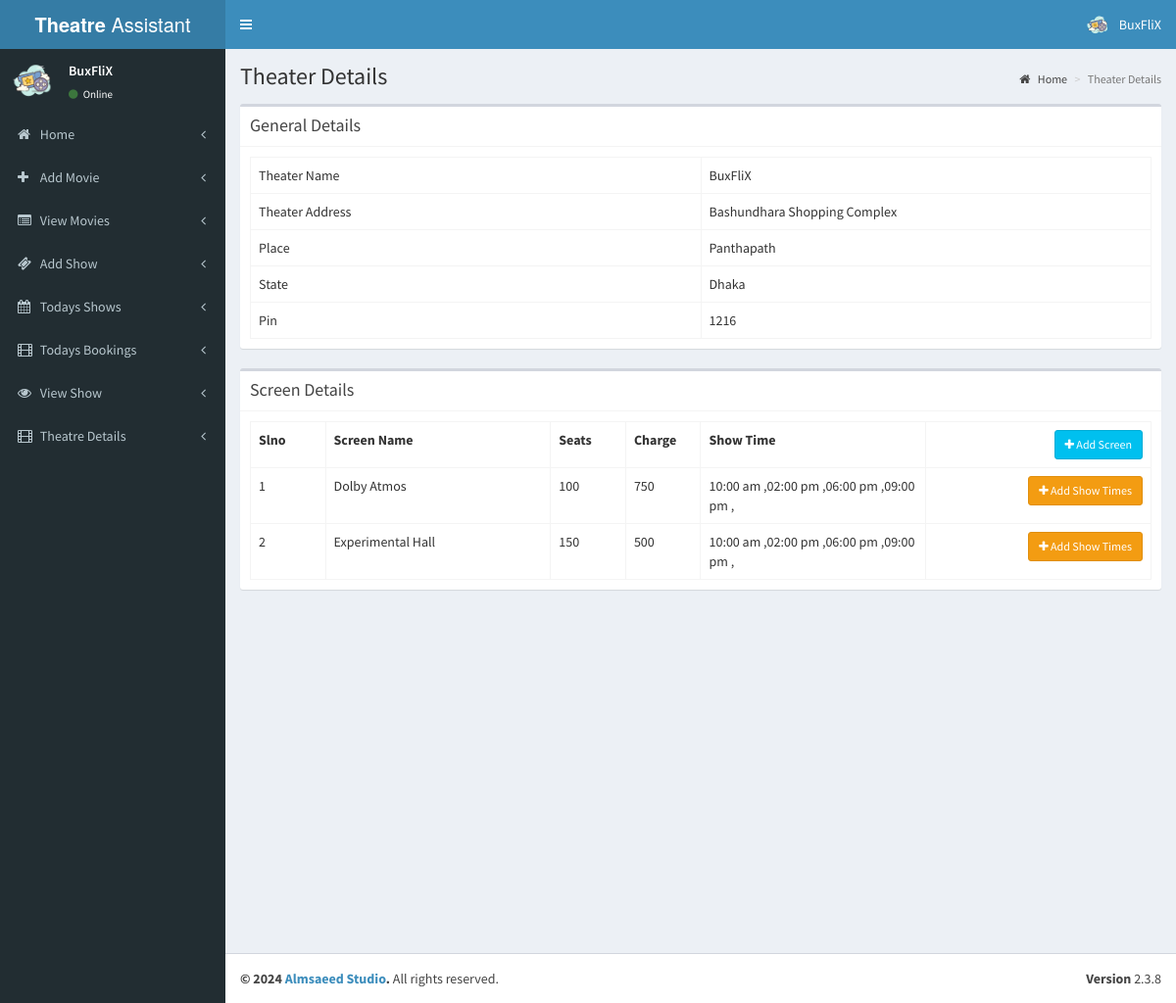
/theatre/pages/add_theatre_2.php (signed in), run on the app's committed database.
### tables this page shows
CREATE TABLE `Theater` (
  `id` int(11) NOT NULL,
  `name` varchar(100) NOT NULL,
  `address` varchar(100) NOT NULL,
  `place` varchar(100) NOT NULL,
  `state` varchar(50) NOT NULL,
  `pin` int(11) NOT NULL
);

CREATE TABLE `Halls` (
  `screen_id` int(11) NOT NULL,
  `t_id` int(11) NOT NULL COMMENT 'theatre id',
  `screen_name` varchar(110) NOT NULL,
  `seats` int(11) NOT NULL COMMENT 'number of seats',
  `charge` int(11) NOT NULL
);

CREATE TABLE `ShowTime` (
  `st_id` int(11) NOT NULL,
  `screen_id` int(11) NOT NULL,
  `name` varchar(40) NOT NULL COMMENT 'noon,second,etc',
  `start_time` time NOT NULL
);

### theatre/pages/add_theatre_2.php (the view, shortened to what this page needs)
<?php
include('header.php');
?>
  <div class="content-wrapper">
    <section class="content-header">
      <h1>
        Theater Details
      </h1>
      <ol class="breadcrumb">
        <li><a href="index.php"><i class="fa fa-home"></i> Home</a></li>
        <li class="active">Theater Details</li>
      </ol>
    </section>
    <section class="content">
      <div class="box">
         <div class="box-header with-border">
              <h3 class="box-title">General Details</h3>
            </div>
        <div class="box-body">
          <?php
            $th=mysqli_query($con,"select * from theater where id='".$_SESSION['theatre']."'");
            $theatre=mysqli_fetch_array($th);
          ?>
            <table class="table table-bordered table-hover">
                <tr>
                    <td class="col-md-6">Theater Name</td>
                    <td  class="col-md-6"><?php echo $theatre['name'];?></td>
                </tr>
                <tr>
                    <td>Theater Address</td>
                    <td><?php echo $theatre['address'];?></td>
                </tr>
                <tr>
                    <td>Place</td>
                    <td><?php echo $theatre['place'];?></td>
                </tr>
                <tr>
                    <td>State</td>
                    <td><?php echo $theatre['state'];?></td>
                </tr>
                <tr>
                    <td>Pin</td>
                    <td><?php echo $theatre['pin'];?></td>
                </tr>
            </table>
        </div>
      </div>
         <div class="box">
         <div class="box-header with-border">
              <h3 class="box-title">Screen Details</h3>
            </div>
        <div class="box-body" id="screendtls">
          <?php
            $sr=mysqli_query($con,"select * from halls where t_id='".$_SESSION['theatre']."'");
            if(mysqli_num_rows($sr))
            {
          ?>
            <table class="table table-bordered table-hover">
              <th class="col-md-1">Slno</th>
              <th class="col-md-3">Screen Name</th>
              <th class="col-md-1">Seats</th>
              <th class="col-md-1">Charge</th>
              <th class="col-md-3">Show Time</th>
              <th class="text-right col-md-3"><button data-toggle="modal" data-target="#view-modal" id="getUser" class="btn btn-sm btn-info"><i class="fa fa-plus"></i> Add Screen</button></th>
                <?php
                $sl=1;
                while($screen=mysqli_fetch_array($sr))
                {
                  ?>
                  <tr>
                    <td><?php echo $sl;?></td>
                    <td><?php echo $screen['screen_name'];?></td>
                    <td><?php echo $screen['seats'];?></td>
                    <td><?php echo $screen['charge'];?></td>
                    <?php
                      $st=mysqli_query($con,"select * from showtime where screen_id='".$screen['screen_id']."'");
                    ?>
                    <td><?php if(mysqli_num_rows($st)) { while($stm=mysqli_fetch_array($st))
                    { echo date('h:i a',strtotime($stm['start_time']))." ,";}}
                    else
                    {echo "No Show Time Added";}
                    ?></td>
                    <td class="text-right"><button data-toggle="modal" data-id="<?php echo $screen['screen_id'];?>" data-target="#view-modal2" id="getUser2" class="btn btn-sm btn-warning"><i class="fa fa-plus"></i> Add Show Times</button></td>
                  </tr>
                  <?php
                  $sl++;
                }
                ?>
            </table>
            <?php
            }
            else
            {
              ?>
              <button data-toggle="modal" data-target="#view-modal" id="getUser" class="btn btn-sm btn-info"><i class="fa fa-plus"></i> Add Screen</button>
              <?php
            }
            ?>
        </div>
      </div>
    </section>
  </div>
  <?php
include('footer.php');
?>

### theatre/pages/header.php (shortened to what this page needs)
<?php
include('../../config.php');
$th=mysqli_query($con,"select * from theater where id='".$_SESSION['theatre']."'");
$theatre=mysqli_fetch_array($th);
?>
<!DOCTYPE html>
<html>
<head>
  <link rel="stylesheet" href="../validation/dist/css/bootstrapValidator.css"/>
  <link rel="stylesheet" href="../bootstrap/css/bootstrap.min.css">
  <link rel="stylesheet" href="https://cdnjs.cloudflare.com/ajax/libs/font-awesome/4.5.0/css/font-awesome.min.css">
  <link rel="stylesheet" href="https://cdnjs.cloudflare.com/ajax/libs/ionicons/2.0.1/css/ionicons.min.css">
  <link rel="stylesheet" href="../dist/css/AdminLTE.min.css">
  <link rel="stylesheet" href="../dist/css/skins/_all-skins.min.css">
</head>
<body class="hold-transition skin-blue sidebar-mini">
<div class="wrapper">
  <header class="main-header">
    <a href="index.php" class="logo">
      <span class="logo-lg"><b>Theatre</b> Assistant</span>
    </a>
    <nav class="navbar navbar-static-top">
      <a href="#" class="sidebar-toggle" data-toggle="offcanvas" role="button">
      </a>
      <div class="navbar-custom-menu">
        <ul class="nav navbar-nav">
          <li class="dropdown user user-menu">
            <a href="#" class="dropdown-toggle" data-toggle="dropdown">
              <img src="cinema.png" class="user-image" alt="User Image">
              <span class="hidden-xs"><?php echo $theatre['name'];?></span>
            </a>
          </li>
        </ul>
      </div>
    </nav>
  </header>
  <aside class="main-sidebar">
    <section class="sidebar">
      <div class="user-panel">
        <div class="pull-left image">
          <img src="cinema.png" class="img-circle" alt="User Image">
        </div>
        <div class="pull-left info">
          <p><?php echo $theatre['name'];?></p>
          <a href="#"><i class="fa fa-circle text-success"></i> Online</a>
        </div>
      </div>
      <ul class="sidebar-menu">
        <li class="treeview">
          <a href="index.php">
            <i class="fa fa-home"></i> <span>Home</span>
            <span class="pull-right-container">
              <i class="fa fa-angle-left pull-right"></i>
            </span>
          </a>
        </li>
          <li class="treeview">
          <a href="add_movie.php">
            <i class="fa fa-plus"></i> <span>Add Movie</span>
            <span class="pull-right-container">
              <i class="fa fa-angle-left pull-right"></i>
            </span>
          </a>
        </li>
        <li class="treeview">
          <a href="view_movie.php">
            <i class="fa fa-list-alt"></i> <span>View Movies</span>
            <span class="pull-right-container">
              <i class="fa fa-angle-left pull-right"></i>
            </span>
          </a>
        </li>
        <li class="treeview">
          <a href="add_show.php">
            <i class="fa fa-ticket"></i> <span>Add Show</span>
            <span class="pull-right-container">
              <i class="fa fa-angle-left pull-right"></i>
            </span>
          </a>
        </li>
        <li class="treeview">
          <a href="todays_shows.php">
            <i class="fa fa-calendar"></i> <span>Todays Shows</span>
            <span class="pull-right-container">
              <i class="fa fa-angle-left pull-right"></i>
            </span>
          </a>
        </li>
        <li class="treeview">
          <a href="tickets.php">
            <i class="fa fa-film"></i> <span>Todays Bookings</span>
            <span class="pull-right-container">
              <i class="fa fa-angle-left pull-right"></i>
            </span>
          </a>
        </li>
        <li class="treeview">
          <a href="view_shows.php">
            <i class="fa fa-eye"></i> <span>View Show</span>
            <span class="pull-right-container">
              <i class="fa fa-angle-left pull-right"></i>
            </span>
          </a>
        </li>
        <li class="treeview">
          <a href="add_theatre_2.php">
            <i class="fa fa-film"></i> <span>Theatre Details</span>
            <span class="pull-right-container">
              <i class="fa fa-angle-left pull-right"></i>
            </span>
          </a>
        </li>
      </ul>
    </section>
  </aside>

### data on the page
theater: name "BuxFliX", address "Bashundhara Shopping Complex", place "Panthapath", state "Dhaka", pin "1216"
halls: screen_name "Dolby Atmos", seats "100", charge "750"
showtime: start_time "10:00 am"
showtime: start_time "02:00 pm"
showtime: start_time "06:00 pm"
showtime: start_time "09:00 pm"
halls: screen_name "Experimental Hall", seats "150", charge "500"
showtime: start_time "10:00 am"
showtime: start_time "02:00 pm"
showtime: start_time "06:00 pm"
showtime: start_time "09:00 pm"
